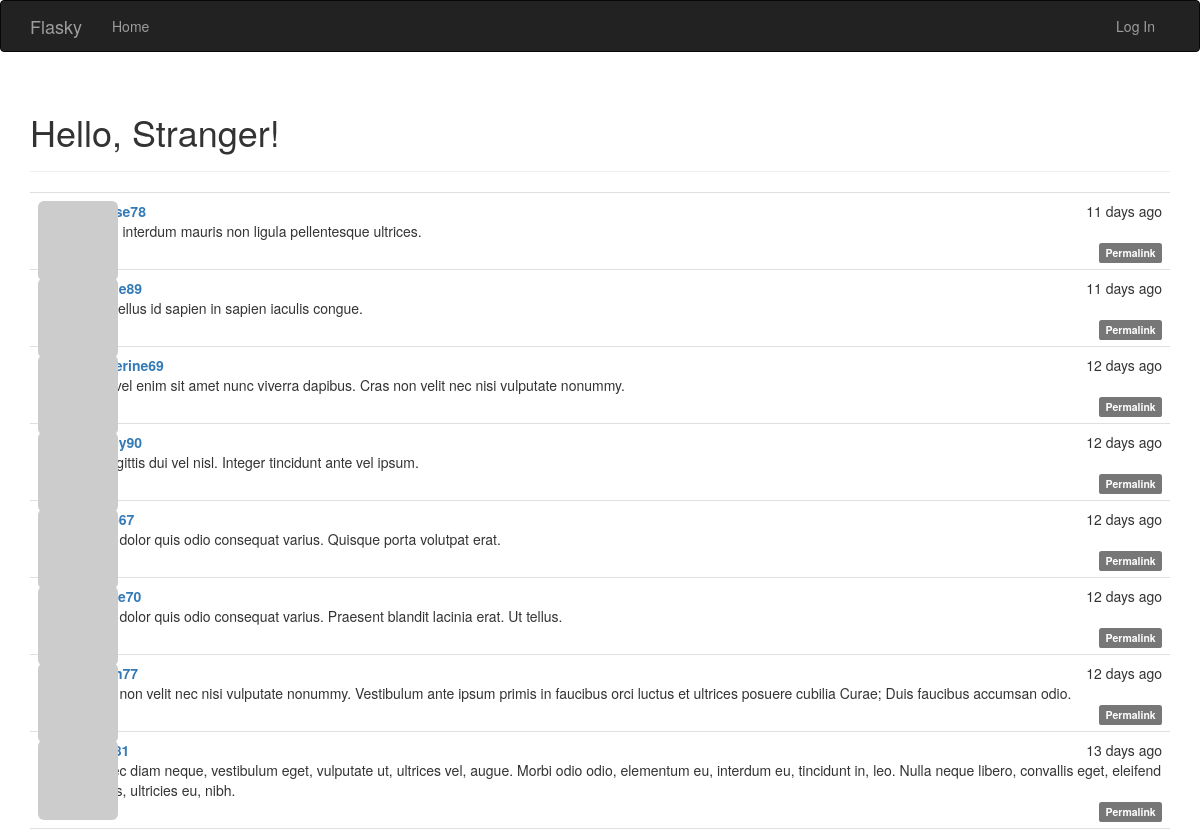
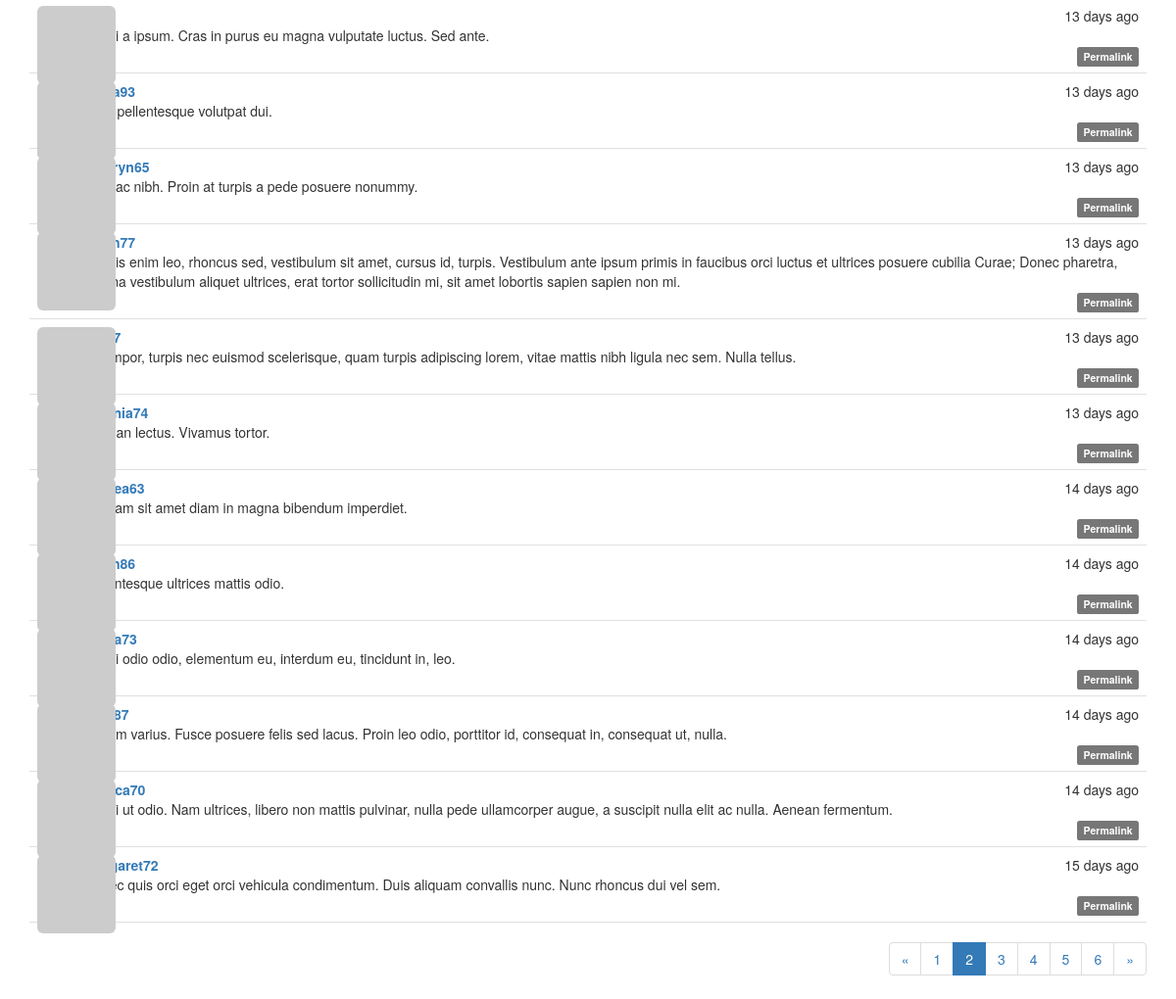
Screenshot of /?page=2 with the database file from the repository (2 pictures, top to bottom).
### app/models.py (models this page shows, shortened)
class Post(db.Model):#文章数据
    __tablename__ = 'posts'
    id = db.Column(db.Integer, primary_key=True)
    body = db.Column(db.Text)
    timestamp = db.Column(db.DateTime, index=True, default=datetime.utcnow)
    author_id = db.Column(db.Integer, db.ForeignKey('users.id'))
    body_html = db.Column(db.Text)#转换后的html缓存#Markdown源文本，用于编辑

class User(UserMixin,db.Model):
    __tablename__ = 'users'
    id = db.Column(db.Integer, primary_key=True)
    username = db.Column(db.String(64), unique=True, index=True)
    role_id = db.Column(db.Integer, db.ForeignKey('roles.id'))
    email = db.Column(db.String(64), unique=True, index=True)
    password_hash = db.Column(db.String(128))
    confirmed = db.Column(db.Boolean, default=False)#可由confirm()函数决定
    name = db.Column(db.String(64))
    location = db.Column(db.String(64))
    about_me = db.Column(db.Text())#text没有长度限制
    member_since = db.Column(db.DateTime(), default=datetime.utcnow)
    last_seen = db.Column(db.DateTime(), default=datetime.utcnow)#由ping()函数不断刷新
    avatar_hash = db.Column(db.String(32))#储存md5散列值
    posts = db.relationship('Post', backref='author', lazy='dynamic')
    followed = db.relationship('Follow',#没看懂这个是怎么实现的
                               foreign_keys=[Follow.follower_id],
                               backref=db.backref('follower', lazy='joined'),
                               lazy='dynamic',
                               cascade='all, delete-orphan')
    followers = db.relationship('Follow',
                                foreign_keys=[Follow.followed_id],
                                backref=db.backref('followed', lazy='joined'),
                                lazy='dynamic',
                                cascade='all, delete-orphan')
    @property
    def password(self):#生成的散列值无法还原密码
        raise AttributeError('password is not a readable attribute')
    def gravatar(self, size=100, default='monsterid', rating='g'):
        url = 'https://secure.gravatar.com/avatar'
        hash = hashlib.md5(self.email.lower().encode('utf-8')).hexdigest()#并不懂为什么要这么写？生成md5散列值？
        return '{url}/{hash}?s={size}&d={default}&r={rating}'.format(
            url=url, hash=hash, size=size, default=default, rating=rating)

### app/main/views.py (the view)
@main.route('/', methods=['GET', 'POST'])
def index():
    form = PostForm()
    if current_user.can(Permission.WRITE) and form.validate_on_submit():
        post = Post(body=form.body.data,
                    author=current_user._get_current_object())#返回真正的用户对象。但是不懂为什么是这个函数？？？
        db.session.add(post)
        db.session.commit()
        return redirect(url_for('.index'))
    page = request.args.get('page', 1, type=int)#获取渲染页数，默认第一页，如果输入类型不是int则返回默认页
    pagination = Post.query.order_by(Post.timestamp.desc()).paginate(#page是必选参数，返回页数
        page, per_page=current_app.config['FLASKY_POSTS_PER_PAGE'],#通过？page=2可以显示第二页
        error_out=False)#False则超出页面是显示空白列表而不是错误
    posts = pagination.items
    return render_template('index.html', form=form, posts=posts,
                           pagination=pagination)

### app/auth/views.py (called while the page is built)
@auth.before_app_request#调用视图函数前调用，拦截不必要的请求
def before_request():
    if current_user.is_authenticated:
        current_user.ping()#收到用户登录请求时刷新时间
        if not current_user.confirmed \
                and request.endpoint \
                and request.blueprint != 'auth' \
                and request.endpoint != 'static':
            return redirect(url_for('auth.unconfirmed'))

### app/main/__init__.py (called while the page is built)
@main.app_context_processor#全局作用，但是不知道作用是什么
def inject_permissions():
    return dict(Permission=Permission)

### app/models.py (called while the page is built)
    def can(self, permissions):
        return False

    def is_administrator(self):
        return False

### app/templates/index.html (shortened to what this page needs)
{% extends "base.html" %}
{% import "bootstrap/wtf.html" as wtf %}
{% import "_macros.html" as macros %}
{% block page_content %}
<div class="page-header">
    <h1>Hello, {% if current_user.is_authenticated %}{{ current_user.username }}{% else %}Stranger{% endif %}!</h1>
</div>
{% include '_posts.html' %}
{% if pagination %}
<div class="pagination">
    {{ macros.pagination_widget(pagination, '.index') }}
</div>
{% endif %}
{% endblock %}

### app/templates/_posts.html (shortened to what this page needs)
<ul class="posts">
    {% for post in posts %}
    <li class="post">
        <div class="post-thumbnail">
            <a href="{{ url_for('.user', username=post.author.username) }}">
                <img class="img-rounded profile-thumbnail" src="{{ post.author.gravatar(size=40) }}">
            </a>
        </div>
        <div class="post-content">
            <div class="post-date">{{ moment(post.timestamp).fromNow() }}</div>
            <div class="post-author"><a href="{{ url_for('.user', username=post.author.username) }}">{{ post.author.username }}</a></div>
            <div class="post-body">
                {% if post.body_html %}
                    {{ post.body_html | safe }}
                {% else %}
                    {{ post.body }}
                {% endif %}
            </div>
            <div class="post-footer">
                <a href="{{ url_for('.post', id=post.id) }}">
                    <span class="label label-default">Permalink</span>
                </a>
            </div>
        </div>
    </li>
    {% endfor %}
</ul>

### app/static/styles.css (style rules this page uses)
.profile-thumbnail { position: absolute; }
ul.posts { list-style-type: none; padding: 0px; margin: 16px 0px 0px 0px; border-top: 1px solid #e0e0e0; }
ul.posts li.post { padding: 8px; border-bottom: 1px solid #e0e0e0; }
div.post-date { float: right; }
div.post-author { font-weight: bold; }
div.post-thumbnail { position: absolute; }
div.post-content { margin-left: 48px; min-height: 48px; }
div.post-footer { text-align: right; }
div.pagination { width: 100%; text-align: right; padding: 0px; margin: 0px; }

### rows the page displays
Post: timestamp "11 days ago", body "Proin interdum mauris non ligula pellentesque ultrices."
Post: timestamp "11 days ago", body "Phasellus id sapien in sapien iaculis congue."
Post: timestamp "12 days ago", author.username "katherine69", body "Sed vel enim sit amet nunc viverra dapibus. Cras non velit nec nisi vulputate nonummy."
Post: timestamp "12 days ago", body "In sagittis dui vel nisl. Integer tincidunt ante vel ipsum."
Post: timestamp "12 days ago", body "Ut at dolor quis odio consequat varius. Quisque porta volutpat erat."
Post: timestamp "12 days ago", body "Ut at dolor quis odio consequat varius. Praesent blandit lacinia erat. Ut tellus."
Post: timestamp "12 days ago", body "Cras non velit nec nisi vulputate nonummy. Vestibulum ante ipsum primis in faucibus orci luctus et ultrices posuere cubilia Curae; Duis faucibus accumsan odio."
Post: timestamp "13 days ago", body "Donec diam neque, vestibulum eget, vulputate ut, ultrices vel, augue. Morbi odio odio, elementum eu, interdum eu, tincidunt in, leo. Nulla neque libero, convallis eget, eleifend luctus, ultricies eu, nibh."
Post: timestamp "13 days ago", body "Morbi a ipsum. Cras in purus eu magna vulputate luctus. Sed ante."
Post: timestamp "13 days ago", body "Cras pellentesque volutpat dui."
Post: timestamp "13 days ago", author.username "kathryn65", body "Duis ac nibh. Proin at turpis a pede posuere nonummy."
Post: timestamp "13 days ago", body "Mauris enim leo, rhoncus sed, vestibulum sit amet, cursus id, turpis. Vestibulum ante ipsum primis in faucibus orci luctus et ultrices posuere cubilia Curae; Donec pharetra, magna vestibulum aliquet ultrices, erat tortor sollicitudin mi, sit amet lobortis sapien sapien non mi."
Post: timestamp "13 days ago", body "In tempor, turpis nec euismod scelerisque, quam turpis adipiscing lorem, vitae mattis nibh ligula nec sem. Nulla tellus."
Post: timestamp "13 days ago", author.username "virginia74", body "Aenean lectus. Vivamus tortor."
Post: timestamp "14 days ago", body "Aliquam sit amet diam in magna bibendum imperdiet."
Post: timestamp "14 days ago", body "Pellentesque ultrices mattis odio."
Post: timestamp "14 days ago", body "Morbi odio odio, elementum eu, interdum eu, tincidunt in, leo."
Post: timestamp "14 days ago", body "Nullam varius. Fusce posuere felis sed lacus. Proin leo odio, porttitor id, consequat in, consequat ut, nulla."
Post: timestamp "14 days ago", body "Morbi ut odio. Nam ultrices, libero non mattis pulvinar, nulla pede ullamcorper augue, a suscipit nulla elit ac nulla. Aenean fermentum."
Post: timestamp "15 days ago", author.username "margaret72", body "Donec quis orci eget orci vehicula condimentum. Duis aliquam convallis nunc. Nunc rhoncus dui vel sem."

### other values shown
{{ p }} "1" "3" "4" "5" "6"
{{ p }} "2"
